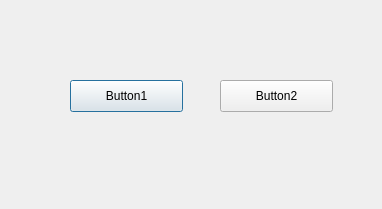
<?xml version="1.0" encoding="UTF-8"?>
<ui version="4.0">
 <class>Dialog</class>
 <widget class="QDialog" name="Dialog">
  <property name="geometry">
   <rect>
    <x>0</x>
    <y>0</y>
    <width>382</width>
    <height>209</height>
   </rect>
  </property>
  <property name="windowTitle">
   <string>Dialog</string>
  </property>
  <widget class="QPushButton" name="btn_1">
   <property name="geometry">
    <rect>
     <x>70</x>
     <y>80</y>
     <width>113</width>
     <height>32</height>
    </rect>
   </property>
   <property name="text">
    <string>Button1</string>
   </property>
  </widget>
  <widget class="QPushButton" name="btn_2">
   <property name="geometry">
    <rect>
     <x>220</x>
     <y>80</y>
     <width>113</width>
     <height>32</height>
    </rect>
   </property>
   <property name="text">
    <string>Button2</string>
   </property>
  </widget>
 </widget>
 <resources/>
 <connections/>
</ui>
